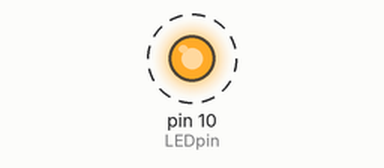
A sketch run on a simulated Arduino Uno, built with avr-gcc and run on an emulated ATmega328P. Parts: output pins drawn as LEDs (lit = HIGH). Dashed ring = blinking.

Above: at 0.1 s.
Timing chart, 0 to 3.0 s (numbered marks = the images above):
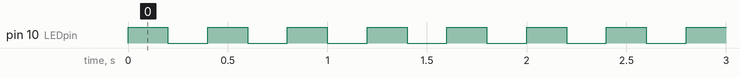

The sketch:

sketch_aula01ex01.ino
```cpp
// Atividade 1 - Aula 1 - DECLARACAO DE PINAGEM E LOOP ON/OFF DE LED ("BLINK")

//DECLARACAO DE VARIAVEIS

int LEDpin = 10;

void setup()
{

  pinMode(LEDpin, OUTPUT);
}

//LOOP ON/OFF DE NOSSO LED EXEMPLO

void loop()
{

  digitalWrite(LEDpin, HIGH);
  delay(200);
  digitalWrite(LEDpin, LOW);
  delay(200);
}
```

Measured:
- by itself, pin 10 (LEDpin): alternates HIGH for 0.20 s and LOW for 0.20 s
